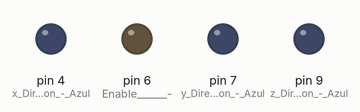
Recording of a sketch running on a simulated Arduino Uno, built with avr-gcc and run on an emulated ATmega328P. Shown: output pins drawn as LEDs (lit = HIGH). Pins used as bus, display or sensor lines are not drawn.

Above: at 0.1 s.
At 3.3 s:
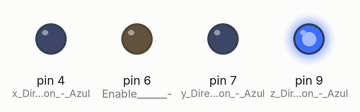
At 8.5 s:
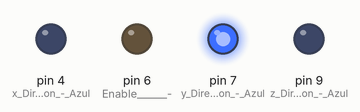
At 13.7 s:
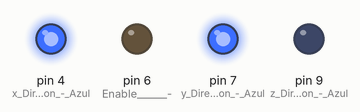
Timing chart, 0 to 15.2 s (numbered marks = the images above):
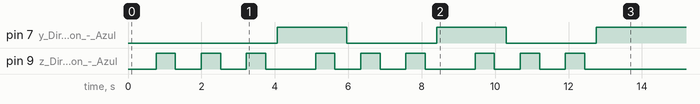

The sketch:

surcos.ino
```cpp
int Index;
const int vuelta = 200;
const float mm = 4.25;
const int bajaz = 50;
const int espera = 100;

void setup()
{

  pinMode(11, INPUT); //FC1 (NC)    - Amarillo
  pinMode(10, OUTPUT); //z Step     - Morado
  pinMode(9, OUTPUT); //z Direction - Azul
  pinMode(8, OUTPUT); //y Step      - Morado
  pinMode(7, OUTPUT); //y Direction - Azul
  pinMode(6, OUTPUT); //Enable      -
  pinMode(5, OUTPUT); //x Step      - Morado
  pinMode(4, OUTPUT); //x Direction - Azul

  digitalWrite(6, LOW); //ENABLE
  Serial.begin(9600);

  //----------------------  1  -------------------------
  //----------------------GIRO X + ------------------------

  digitalWrite(4, LOW); //HIGH STEP - Antihorario (Rojo 1º)

  for (Index = 0; Index < 65 * mm; Index++)
  {
    digitalWrite(5, HIGH);
    delayMicroseconds(500);
    digitalWrite(5, LOW);
    delayMicroseconds(500);
  }
  delay(espera);

  //---------------------- 2  -------------------------
  //----------------------GIRO Y + ------------------------


  digitalWrite(7, LOW);

  for (Index = 0; Index < 65*mm; Index++)
  {
    digitalWrite(8, HIGH);
    delayMicroseconds(500);
    digitalWrite(8, LOW);
    delayMicroseconds(500);
  }
  delay(espera);

 //----------------------  3  -------------------------
 //----------------------GIRO Z - ------------------------

  digitalWrite(9,HIGH);

  for(Index = 0; Index < bajaz*mm; Index++)
  {
    digitalWrite(10,HIGH);
    delayMicroseconds(1000);
    digitalWrite(10,LOW);
    delayMicroseconds(1000);
  }
  delay(espera);

//----------------------  4  -------------------------
//----------------------GIRO Z + ------------------------

  digitalWrite(9,LOW);

  for(Index = 0; Index < bajaz*mm; Index++)
  {
    digitalWrite(10,HIGH);
    delayMicroseconds(500);
    digitalWrite(10,LOW);
    delayMicroseconds(500);
  }
  delay(espera);


  //---------------------- 5  -------------------------
  //----------------------GIRO Y + ------------------------


  digitalWrite(7, LOW);

  for (Index = 0; Index < 65*mm; Index++)
  {
    digitalWrite(8, HIGH);
    delayMicroseconds(500);
    digitalWrite(8, LOW);
    delayMicroseconds(500);
  }
  delay(espera);

  //----------------------  6  -------------------------
 //----------------------GIRO Z - ------------------------

  digitalWrite(9,HIGH);

  for(Index = 0; Index < bajaz*mm; Index++)
  {
    digitalWrite(10,HIGH);
    delayMicroseconds(1000);
    digitalWrite(10,LOW);
    delayMicroseconds(1000);
  }
  delay(espera);

//----------------------  7  -------------------------
//----------------------GIRO Z + ------------------------

  digitalWrite(9,LOW);

  for(Index = 0; Index < bajaz*mm; Index++)
  {
    digitalWrite(10,HIGH);
    delayMicroseconds(500);
    digitalWrite(10,LOW);
    delayMicroseconds(500);
  }
  delay(espera);


  //---------------------- 8  -------------------------
  //----------------------GIRO Y + ------------------------


  digitalWrite(7, LOW);

  for (Index = 0; Index < 65*mm; Index++)
  {
    digitalWrite(8, HIGH);
    delayMicroseconds(500);
    digitalWrite(8, LOW);
    delayMicroseconds(500);
  }
  delay(espera);
  //----------------------  9  -------------------------
 //----------------------GIRO Z - ------------------------

  digitalWrite(9,HIGH);

  for(Index = 0; Index < bajaz*mm; Index++)
  {
    digitalWrite(10,HIGH);
    delayMicroseconds(1000);
    digitalWrite(10,LOW);
    delayMicroseconds(1000);
  }
  delay(espera);

//----------------------  10  -------------------------
//----------------------GIRO Z + ------------------------

  digitalWrite(9,LOW);

  for(Index = 0; Index < bajaz*mm; Index++)
  {
    digitalWrite(10,HIGH);
    delayMicroseconds(500);
    digitalWrite(10,LOW);
    delayMicroseconds(500);
  }
  delay(espera);


  //---------------------- 11  -------------------------
  //----------------------GIRO Y - ------------------------


  digitalWrite(7, HIGH);

  for (Index = 0; Index < 130*mm; Index++)
  {
    digitalWrite(8, HIGH);
    delayMicroseconds(500);
    digitalWrite(8, LOW);
    delayMicroseconds(500);
  }
  delay(espera);


  //----------------------  12  -------------------------
  //----------------------GIRO X + ------------------------

  digitalWrite(4, LOW); //HIGH STEP - Antihorario (Rojo 1º)

  for (Index = 0; Index < 65 * mm; Index++)
  {
    digitalWrite(5, HIGH);
    delayMicroseconds(500);
    digitalWrite(5, LOW);
    delayMicroseconds(500);
  }
  delay(espera);
  //----------------------  13  -------------------------
 //----------------------GIRO Z - ------------------------

  digitalWrite(9,HIGH);

  for(Index = 0; Index < bajaz*mm; Index++)
  {
    digitalWrite(10,HIGH);
    delayMicroseconds(1000);
    digitalWrite(10,LOW);
    delayMicroseconds(1000);
  }
  delay(espera);

//----------------------  14  -------------------------
//----------------------GIRO Z + ------------------------

  digitalWrite(9,LOW);

  for(Index = 0; Index < bajaz*mm; Index++)
  {
    digitalWrite(10,HIGH);
    delayMicroseconds(500);
    digitalWrite(10,LOW);
    delayMicroseconds(500);
  }
  delay(espera);


  //---------------------- 15  -------------------------
  //----------------------GIRO Y - ------------------------


  digitalWrite(7, LOW);

  for (Index = 0; Index < 65*mm; Index++)
  {
    digitalWrite(8, HIGH);
    delayMicroseconds(500);
    digitalWrite(8, LOW);
    delayMicroseconds(500);
  }
  delay(espera);

 //----------------------  16  -------------------------
 //----------------------GIRO Z - ------------------------

  digitalWrite(9,HIGH);

  for(Index = 0; Index < bajaz*mm; Index++)
  {
    digitalWrite(10,HIGH);
    delayMicroseconds(1000);
    digitalWrite(10,LOW);
    delayMicroseconds(1000);
  }
  delay(espera);

//----------------------  17  -------------------------
//----------------------GIRO Z + ------------------------

  digitalWrite(9,LOW);

  for(Index = 0; Index < bajaz*mm; Index++)
  {
    digitalWrite(10,HIGH);
    delayMicroseconds(500);
    digitalWrite(10,LOW);
    delayMicroseconds(500);
  }
  delay(espera);


  //---------------------- 18  -------------------------
  //----------------------GIRO Y + ------------------------


  digitalWrite(7, LOW);

  for (Index = 0; Index < 65*mm; Index++)
  {
    digitalWrite(8, HIGH);
    delayMicroseconds(500);
    digitalWrite(8, LOW);
    delayMicroseconds(500);
  }
  delay(espera);
 //----------------------  19  -------------------------
 //----------------------GIRO Z - ------------------------

  digitalWrite(9,HIGH);

  for(Index = 0; Index < bajaz*mm; Index++)
  {
    digitalWrite(10,HIGH);
    delayMicroseconds(1000);
    digitalWrite(10,LOW);
    delayMicroseconds(1000);
  }
  delay(espera);

//----------------------  20  -------------------------
//----------------------GIRO Z + ------------------------

  digitalWrite(9,LOW);

  for(Index = 0; Index < bajaz*mm; Index++)
  {
    digitalWrite(10,HIGH);
    delayMicroseconds(500);
    digitalWrite(10,LOW);
    delayMicroseconds(500);
  }
  delay(espera);


  //---------------------- 21  -------------------------
  //----------------------GIRO Y - ------------------------


  digitalWrite(7, HIGH);

  for (Index = 0; Index < 130*mm; Index++)
  {
    digitalWrite(8, HIGH);
    delayMicroseconds(500);
    digitalWrite(8, LOW);
    delayMicroseconds(500);
  }
  delay(espera);


  //----------------------  22  -------------------------
  //----------------------GIRO X + ------------------------

  digitalWrite(4, LOW); //HIGH STEP - Antihorario (Rojo 1º)

  for (Index = 0; Index < 65 * mm; Index++)
  {
    digitalWrite(5, HIGH);
    delayMicroseconds(500);
    digitalWrite(5, LOW);
    delayMicroseconds(500);
  }
  delay(espera);
 //----------------------  23  -------------------------
 //----------------------GIRO Z - ------------------------

  digitalWrite(9,HIGH);

  for(Index = 0; Index < bajaz*mm; Index++)
  {
    digitalWrite(10,HIGH);
    delayMicroseconds(1000);
    digitalWrite(10,LOW);
    delayMicroseconds(1000);
  }
  delay(espera);

//----------------------  24  -------------------------
//----------------------GIRO Z + ------------------------

  digitalWrite(9,LOW);

  for(Index = 0; Index < bajaz*mm; Index++)
  {
    digitalWrite(10,HIGH);
    delayMicroseconds(500);
    digitalWrite(10,LOW);
    delayMicroseconds(500);
  }
  delay(espera);


  //---------------------- 25  -------------------------
  //----------------------GIRO Y + ------------------------


  digitalWrite(7, LOW);

  for (Index = 0; Index < 65*mm; Index++)
  {
    digitalWrite(8, HIGH);
    delayMicroseconds(500);
    digitalWrite(8, LOW);
    delayMicroseconds(500);
  }
  delay(espera);

 //----------------------  26  -------------------------
 //----------------------GIRO Z - ------------------------

  digitalWrite(9,HIGH);

  for(Index = 0; Index < bajaz*mm; Index++)
  {
    digitalWrite(10,HIGH);
    delayMicroseconds(1000);
    digitalWrite(10,LOW);
    delayMicroseconds(1000);
  }
  delay(espera);

//----------------------  27  -------------------------
//----------------------GIRO Z + ------------------------

  digitalWrite(9,LOW);

  for(Index = 0; Index < bajaz*mm; Index++)
  {
    digitalWrite(10,HIGH);
    delayMicroseconds(500);
    digitalWrite(10,LOW);
    delayMicroseconds(500);
  }
  delay(espera);


  //---------------------- 28  -------------------------
  //----------------------GIRO Y + ------------------------


  digitalWrite(7, LOW);

  for (Index = 0; Index < 65*mm; Index++)
  {
    digitalWrite(8, HIGH);
    delayMicroseconds(500);
    digitalWrite(8, LOW);
    delayMicroseconds(500);
  }
  delay(espera);
 //----------------------  29  -------------------------
 //----------------------GIRO Z - ------------------------

  digitalWrite(9,HIGH);

  for(Index = 0; Index < bajaz*mm; Index++)
  {
    digitalWrite(10,HIGH);
    delayMicroseconds(1000);
    digitalWrite(10,LOW);
    delayMicroseconds(1000);
  }
  delay(espera);

//----------------------  30  -------------------------
//----------------------GIRO Z + ------------------------

  digitalWrite(9,LOW);

  for(Index = 0; Index < bajaz*mm; Index++)
  {
    digitalWrite(10,HIGH);
    delayMicroseconds(500);
    digitalWrite(10,LOW);
    delayMicroseconds(500);
  }
  delay(espera);


  //---------------------- 31  -------------------------
  //----------------------GIRO Y - ------------------------


  digitalWrite(7, HIGH);

  for (Index = 0; Index < 195*mm; Index++)
  {
    digitalWrite(8, HIGH);
    delayMicroseconds(500);
    digitalWrite(8, LOW);
    delayMicroseconds(500);
  }
  delay(espera);

  //----------------------  32  -------------------------
  //----------------------GIRO X - ------------------------

  digitalWrite(4, HIGH); //HIGH STEP - Antihorario (Rojo 1º)

  for (Index = 0; Index < 195* mm; Index++)
  {
    digitalWrite(5, HIGH);
    delayMicroseconds(500);
    digitalWrite(5, LOW);
    delayMicroseconds(500);
  }
  delay(espera);
}


void loop()

{

}
```
